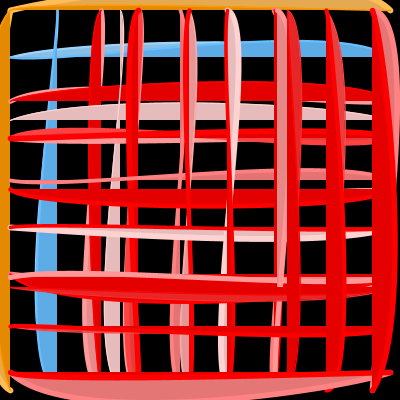
Frame 1 (no input)
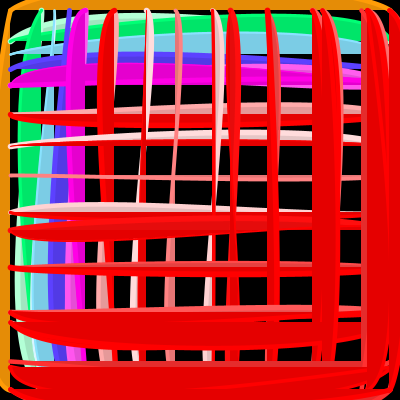
Frame 60 (the mouse pressed at the canvas centre just before this capture)
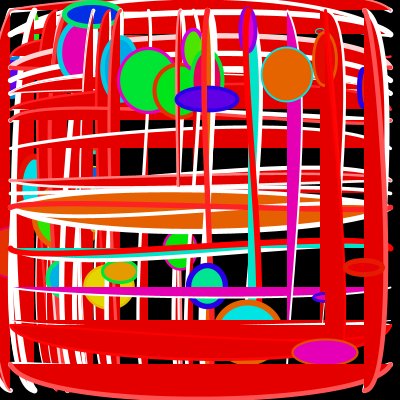
Frame 120 (the mouse held since frame 60 and released just before this capture)

The Processing sketch that drew these frames (run headless with seeded random() and noise(); from frame 60 on, the mouse is pressed at the canvas centre):

// Processing sketch: processing_19781
// ── processing_19781.pde

void setup (){
  size(400,400);
  smooth();
  frameRate(10);
}


  void draw(){
    background(0);
    for(int x = 10; x<width-10; x+=random(0,height/8)){
      for(float y = random(0,height/4); y<random(height*0.75,height); y+=random(0,height)){
      
    colorMode(HSB,100);
    fill(x-mouseX,y+mouseY,90);
    stroke(x+mouseX,y-mouseY,100);
    strokeWeight(random(1,6));
     
curve(y,random(0,height),10,x,390,x,height-y,random(0,height));
curve(y,random(0,height),x,10,x,390,height-y,random(0,height));
 
 if(mousePressed){
   stroke(random(0,100),100,90);
    fill(random(0,100),100,90);
    ellipse(x,y,random(height/100,height/6),random(height/100,height/6));
 }
    
  }
      }
  
  }
  void mouseDragged(){
    
     for(int x = 10; x<width-10; x+=random(0,height/8)){
      for(float y = random(0,height/4); y<random(height*0.75,height); y+=random(0,height)){
      
   stroke(random(0,100),100,90);
    fill(random(0,100),100,90);
    strokeWeight(random(1,6));
   point(mouseX,mouseY);
    
  }
     }
  }
  
 
